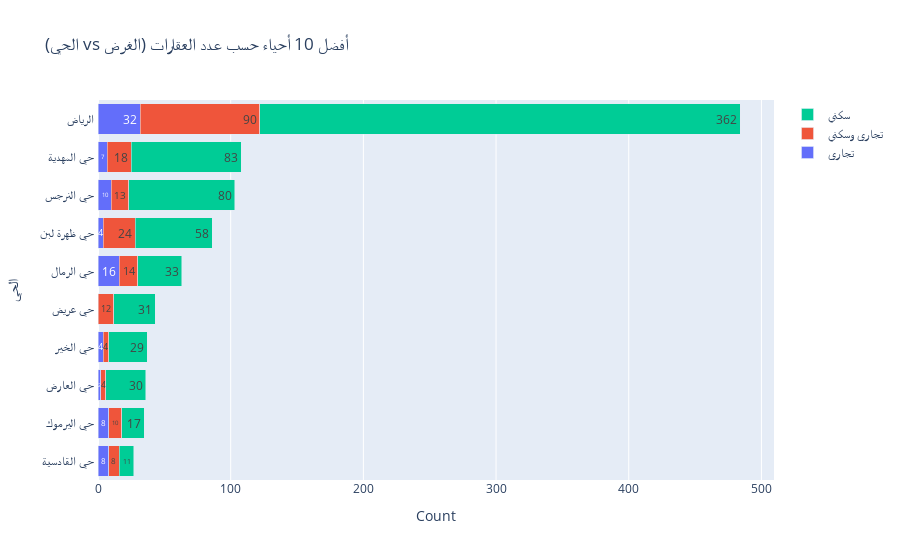

Here is the notebook cell this chart was saved with:
### Code cell
# Ensure the columns are one-dimensional and properly formatted
lands['الحي'] = lands['الحي'].astype(str)
lands['الغرض'] = lands['الغرض'].astype(str)

# Temporary DataFrame to avoid multi-index issues
temp = lands[["الحي", "الغرض"]].copy()
temp.columns = ["dis", "per"]

# Count the number of properties per حي and الغرض
counts = temp.groupby(['dis', 'per']).size().unstack(fill_value=0)

# Compute the total count and sort by it
counts['Total'] = counts.sum(axis=1)
counts = counts.nlargest(10, 'Total').sort_values(by='Total', ascending=True)
counts = counts.drop(columns='Total')

# Create traces for each value of 'الغرض'
traces = []
for purpose in counts.columns:
    traces.append(go.Bar(
        y=counts.index,
        x=counts[purpose],
        name=purpose,
        text=counts[purpose],
        textposition='inside',
        orientation='h'
    ))

# Create the figure
fig = go.Figure(data=traces)

# Update the layout
fig.update_layout(
    barmode='stack',
    title='(الحي vs الغرض) أفضل 10 أحياء حسب عدد العقارات',
    yaxis=dict(title='الحي'),
    xaxis=dict(title='Count'),
    hoverlabel=dict(bgcolor="white", font_size=16, font_family="Rockwell")
)

# Show the figure
fig.show()

### Figure 1 — Plotly figure (JSON) as saved in the notebook; plotly's stock layout.template omitted (floating-point values rounded to 4 significant figures)
{"data": [{"name": "تجاري", "orientation": "h", "text": [8, 8, 2, 4, 0, 16, 4, 10, 7, 32], "textposition": "inside", "type": "bar", "x": [8, 8, 2, 4, 0, 16, 4, 10, 7, 32], "y": [" حي القادسية ", " حي اليرموك ", " حي العارض ", " حي الخير ", " حي عريض ", " حي الرمال ", " حي ظهرة لبن ", " حي النرجس ", " حي المهدية ", " الرياض "]}, {"name": "تجاري وسكني", "orientation": "h", "text": [8, 10, 4, 4, 12, 14, 24, 13, 18, 90], "textposition": "inside", "type": "bar", "x": [8, 10, 4, 4, 12, 14, 24, 13, 18, 90], "y": [" حي القادسية ", " حي اليرموك ", " حي العارض ", " حي الخير ", " حي عريض ", " حي الرمال ", " حي ظهرة لبن ", " حي النرجس ", " حي المهدية ", " الرياض "]}, {"name": "سكني", "orientation": "h", "text": [11, 17, 30, 29, 31, 33, 58, 80, 83, 362], "textposition": "inside", "type": "bar", "x": [11, 17, 30, 29, 31, 33, 58, 80, 83, 362], "y": [" حي القادسية ", " حي اليرموك ", " حي العارض ", " حي الخير ", " حي عريض ", " حي الرمال ", " حي ظهرة لبن ", " حي النرجس ", " حي المهدية ", " الرياض "]}], "layout": {"barmode": "stack", "hoverlabel": {"bgcolor": "white", "font": {"family": "Rockwell", "size": 16}}, "title": {"text": "(الحي vs الغرض) أفضل 10 أحياء حسب عدد العقارات"}, "xaxis": {"title": {"text": "Count"}}, "yaxis": {"title": {"text": "الحي"}}}}
